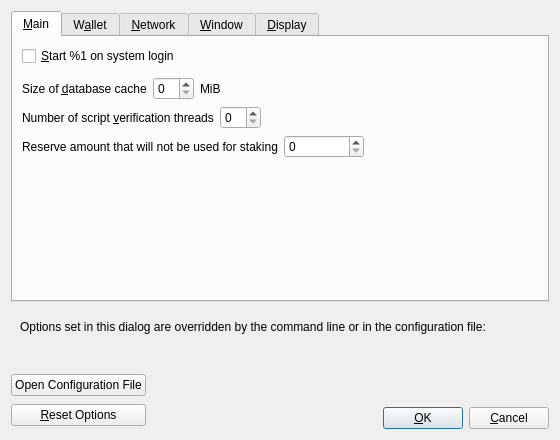
<?xml version="1.0" encoding="UTF-8"?>
<ui version="4.0">
 <class>OptionsDialog</class>
 <widget class="QDialog" name="OptionsDialog">
  <property name="geometry">
   <rect>
    <x>0</x>
    <y>0</y>
    <width>560</width>
    <height>440</height>
   </rect>
  </property>
  <property name="windowTitle">
   <string>Options</string>
  </property>
  <property name="modal">
   <bool>true</bool>
  </property>
  <layout class="QVBoxLayout" name="verticalLayout">
   <item>
    <widget class="QTabWidget" name="tabWidget">
     <property name="currentIndex">
      <number>0</number>
     </property>
     <widget class="QWidget" name="tabMain">
      <attribute name="title">
       <string>&amp;Main</string>
      </attribute>
      <layout class="QVBoxLayout" name="verticalLayout_Main">
       <item>
        <widget class="QCheckBox" name="bitcoinAtStartup">
         <property name="toolTip">
          <string>Automatically start %1 after logging in to the system.</string>
         </property>
         <property name="text">
          <string>&amp;Start %1 on system login</string>
         </property>
        </widget>
       </item>
       <item>
        <spacer name="horizontalSpacer_0_Main">
         <property name="orientation">
          <enum>Qt::Horizontal</enum>
         </property>
         <property name="sizeHint" stdset="0">
          <size>
           <width>40</width>
           <height>5</height>
          </size>
         </property>
        </spacer>
       </item>
       <item>
        <layout class="QHBoxLayout" name="horizontalLayout_2_Main">
         <item>
          <widget class="QLabel" name="databaseCacheLabel">
           <property name="text">
            <string>Size of &amp;database cache</string>
           </property>
           <property name="textFormat">
            <enum>Qt::PlainText</enum>
           </property>
           <property name="buddy">
            <cstring>databaseCache</cstring>
           </property>
          </widget>
         </item>
         <item>
          <widget class="QSpinBox" name="databaseCache"/>
         </item>
         <item>
          <widget class="QLabel" name="databaseCacheUnitLabel">
           <property name="text">
            <string>MiB</string>
           </property>
           <property name="textFormat">
            <enum>Qt::PlainText</enum>
           </property>
          </widget>
         </item>
         <item>
          <spacer name="horizontalSpacer_2_Main">
           <property name="orientation">
            <enum>Qt::Horizontal</enum>
           </property>
           <property name="sizeHint" stdset="0">
            <size>
             <width>40</width>
             <height>20</height>
            </size>
           </property>
          </spacer>
         </item>
        </layout>
       </item>
       <item>
        <layout class="QHBoxLayout" name="horizontalLayout_Main_VerifyLabel">
         <item>
          <widget class="QLabel" name="threadsScriptVerifLabel">
           <property name="text">
            <string>Number of script &amp;verification threads</string>
           </property>
           <property name="textFormat">
            <enum>Qt::PlainText</enum>
           </property>
           <property name="buddy">
            <cstring>threadsScriptVerif</cstring>
           </property>
          </widget>
         </item>
         <item>
          <widget class="QSpinBox" name="threadsScriptVerif">
           <property name="toolTip">
            <string>(0 = auto, &lt;0 = leave that many cores free)</string>
           </property>
          </widget>
         </item>
         <item>
          <spacer name="horizontalSpacer_Main_Threads">
           <property name="orientation">
            <enum>Qt::Horizontal</enum>
           </property>
           <property name="sizeHint" stdset="0">
            <size>
             <width>40</width>
             <height>20</height>
            </size>
           </property>
          </spacer>
         </item>
        </layout>
       </item>
       <item>
        <layout class="QHBoxLayout" name="horizontalLayout_Main_ReserveBalanceLabel">
         <item>
          <widget class="QLabel" name="reserveBalanceLabel">
           <property name="text">
            <string>Reserve amount that will not be used for staking</string>
           </property>
           <property name="textFormat">
            <enum>Qt::PlainText</enum>
           </property>
           <property name="buddy">
            <cstring>reserveBalance</cstring>
           </property>
          </widget>
         </item>
         <item>
          <widget class="BitcoinAmountField" name="reserveBalance">
           <property name="sizePolicy">
             <sizepolicy hsizetype="Fixed" vsizetype="Fixed">
             <horstretch>0</horstretch>
             <verstretch>0</verstretch>
             </sizepolicy>
           </property>
           <property name="minimumSize">
             <size>
             <width>80</width>
             <height>0</height>
             </size>
           </property>
           <property name="maximumSize">
             <size>
             <width>1000</width>
             <height>100</height>
             </size>
           </property>
           <property name="toolTip">
            <string>Reserve amount that will not be used for staking</string>
           </property>
          </widget>
         </item>
         <item>
          <spacer name="horizontalSpacer_Main_ReserveBalance">
           <property name="orientation">
            <enum>Qt::Horizontal</enum>
           </property>
           <property name="sizeHint" stdset="0">
            <size>
             <width>40</width>
             <height>20</height>
            </size>
           </property>
          </spacer>
         </item>
        </layout>
       </item>
       <item>
        <spacer name="verticalSpacer_Main">
         <property name="orientation">
          <enum>Qt::Vertical</enum>
         </property>
         <property name="sizeHint" stdset="0">
          <size>
           <width>20</width>
           <height>40</height>
          </size>
         </property>
        </spacer>
       </item>
      </layout>
     </widget>
     <widget class="QWidget" name="tabWallet">
      <attribute name="title">
       <string>W&amp;allet</string>
      </attribute>
      <layout class="QVBoxLayout" name="verticalLayout_Wallet">
       <item>
        <widget class="QGroupBox" name="groupBox">
         <property name="title">
          <string>Expert</string>
         </property>
         <layout class="QVBoxLayout" name="verticalLayout_2">
          <item>
           <widget class="QCheckBox" name="coinControlFeatures">
            <property name="toolTip">
             <string>Whether to show coin control features or not.</string>
            </property>
            <property name="text">
             <string>Enable coin &amp;control features</string>
            </property>
           </widget>
          </item>
          <item>
           <widget class="QCheckBox" name="spendZeroConfChange">
            <property name="toolTip">
             <string>If you disable the spending of unconfirmed change, the change from a transaction cannot be used until that transaction has at least one confirmation. This also affects how your balance is computed.</string>
            </property>
            <property name="text">
             <string>&amp;Spend unconfirmed change</string>
            </property>
           </widget>
          </item>
         </layout>
        </widget>
       </item>
       <item>
        <widget class="QGroupBox" name="groupBoxHww">
         <property name="title">
          <string>External Signer (e.g. hardware wallet)</string>
         </property>
         <layout class="QVBoxLayout" name="verticalLayoutHww">
           <item>
            <layout class="QHBoxLayout" name="horizontalLayoutHww">
             <item>
              <widget class="QLabel" name="externalSignerPathLabel">
               <property name="text">
                <string>&amp;External signer script path</string>
               </property>
               <property name="buddy">
                <cstring>externalSignerPath</cstring>
               </property>
              </widget>
             </item>
             <item>
              <widget class="QLineEdit" name="externalSignerPath">
                <property name="toolTip">
                  <string>Full path to a USDG compatible script (e.g. C:\Downloads\hwi.exe or /Users/you/Downloads/hwi.py). Beware: malware can steal your coins!</string>
                </property>
              </widget>
             </item>
            </layout>
           </item>
         </layout>
        </widget>
       </item>
       <item>
        <spacer name="verticalSpacer_Wallet">
         <property name="orientation">
          <enum>Qt::Vertical</enum>
         </property>
         <property name="sizeHint" stdset="0">
          <size>
           <width>20</width>
           <height>40</height>
          </size>
         </property>
        </spacer>
       </item>
      </layout>
     </widget>
     <widget class="QWidget" name="tabNetwork">
      <attribute name="title">
       <string>&amp;Network</string>
      </attribute>
      <layout class="QVBoxLayout" name="verticalLayout_Network">
       <item>
        <widget class="QCheckBox" name="mapPortUpnp">
         <property name="toolTip">
          <string>Automatically open the Bitcoin client port on the router. This only works when your router supports UPnP and it is enabled.</string>
         </property>
         <property name="text">
          <string>Map port using &amp;UPnP</string>
         </property>
        </widget>
       </item>
       <item>
        <widget class="QCheckBox" name="mapPortNatpmp">
         <property name="toolTip">
          <string>Automatically open the Bitcoin client port on the router. This only works when your router supports NAT-PMP and it is enabled. The external port could be random.</string>
         </property>
         <property name="text">
          <string>Map port using NA&amp;T-PMP</string>
         </property>
        </widget>
       </item>
       <item>
        <widget class="QCheckBox" name="allowIncoming">
         <property name="toolTip">
          <string>Accept connections from outside.</string>
         </property>
         <property name="text">
          <string>Allow incomin&amp;g connections</string>
         </property>
        </widget>
       </item>
       <item>
        <widget class="QCheckBox" name="connectSocks">
         <property name="toolTip">
          <string>Connect to the Bitcoin network through a SOCKS5 proxy.</string>
         </property>
         <property name="text">
          <string>&amp;Connect through SOCKS5 proxy (default proxy):</string>
         </property>
        </widget>
       </item>
       <item>
        <layout class="QHBoxLayout" name="horizontalLayout_1_Network">
         <item>
          <widget class="QLabel" name="proxyIpLabel">
           <property name="text">
            <string>Proxy &amp;IP:</string>
           </property>
           <property name="textFormat">
            <enum>Qt::PlainText</enum>
           </property>
           <property name="buddy">
            <cstring>proxyIp</cstring>
           </property>
          </widget>
         </item>
         <item>
          <widget class="QValidatedLineEdit" name="proxyIp">
           <property name="minimumSize">
            <size>
             <width>140</width>
             <height>0</height>
            </size>
           </property>
           <property name="maximumSize">
            <size>
             <width>140</width>
             <height>16777215</height>
            </size>
           </property>
           <property name="toolTip">
            <string>IP address of the proxy (e.g. IPv4: 127.0.0.1 / IPv6: ::1)</string>
           </property>
          </widget>
         </item>
         <item>
          <widget class="QLabel" name="proxyPortLabel">
           <property name="text">
            <string>&amp;Port:</string>
           </property>
           <property name="textFormat">
            <enum>Qt::PlainText</enum>
           </property>
           <property name="buddy">
            <cstring>proxyPort</cstring>
           </property>
          </widget>
         </item>
         <item>
          <widget class="QLineEdit" name="proxyPort">
           <property name="minimumSize">
            <size>
             <width>55</width>
             <height>0</height>
            </size>
           </property>
           <property name="maximumSize">
            <size>
             <width>55</width>
             <height>16777215</height>
            </size>
           </property>
           <property name="toolTip">
            <string>Port of the proxy (e.g. 9050)</string>
           </property>
          </widget>
         </item>
         <item>
          <spacer name="horizontalSpacer_1_Network">
           <property name="orientation">
            <enum>Qt::Horizontal</enum>
           </property>
           <property name="sizeHint" stdset="0">
            <size>
             <width>40</width>
             <height>20</height>
            </size>
           </property>
          </spacer>
         </item>
        </layout>
       </item>
       <item>
        <layout class="QHBoxLayout" name="horizontalLayout_2_Network">
         <item>
          <widget class="QLabel" name="proxyActiveNets">
           <property name="text">
            <string>Used for reaching peers via:</string>
           </property>
           <property name="textFormat">
            <enum>Qt::PlainText</enum>
           </property>
          </widget>
         </item>
         <item>
          <widget class="QCheckBox" name="proxyReachIPv4">
           <property name="enabled">
            <bool>false</bool>
           </property>
           <property name="toolTip">
            <string>Shows if the supplied default SOCKS5 proxy is used to reach peers via this network type.</string>
           </property>
           <property name="text">
            <string/>
           </property>
          </widget>
         </item>
         <item>
          <widget class="QLabel" name="proxyReachIPv4Label">
           <property name="text">
            <string>IPv4</string>
           </property>
           <property name="textFormat">
            <enum>Qt::PlainText</enum>
           </property>
          </widget>
         </item>
         <item>
          <widget class="QCheckBox" name="proxyReachIPv6">
           <property name="enabled">
            <bool>false</bool>
           </property>
           <property name="toolTip">
            <string>Shows if the supplied default SOCKS5 proxy is used to reach peers via this network type.</string>
           </property>
           <property name="text">
            <string/>
           </property>
          </widget>
         </item>
         <item>
          <widget class="QLabel" name="proxyReachIPv6Label">
           <property name="text">
            <string>IPv6</string>
           </property>
           <property name="textFormat">
            <enum>Qt::PlainText</enum>
           </property>
          </widget>
         </item>
         <item>
          <widget class="QCheckBox" name="proxyReachTor">
           <property name="enabled">
            <bool>false</bool>
           </property>
           <property name="toolTip">
            <string>Shows if the supplied default SOCKS5 proxy is used to reach peers via this network type.</string>
           </property>
           <property name="text">
            <string/>
           </property>
          </widget>
         </item>
         <item>
          <widget class="QLabel" name="proxyReachTorLabel">
           <property name="text">
            <string>Tor</string>
           </property>
           <property name="textFormat">
            <enum>Qt::PlainText</enum>
           </property>
          </widget>
         </item>
         <item>
          <spacer name="horizontalSpacer_2_Network">
           <property name="orientation">
            <enum>Qt::Horizontal</enum>
           </property>
           <property name="sizeHint" stdset="0">
            <size>
             <width>40</width>
             <height>20</height>
            </size>
           </property>
          </spacer>
         </item>
        </layout>
       </item>
       <item>
        <widget class="QCheckBox" name="connectSocksTor">
         <property name="toolTip">
          <string>Connect to the Bitcoin network through a separate SOCKS5 proxy for Tor onion services.</string>
         </property>
         <property name="text">
          <string>Use separate SOCKS&amp;5 proxy to reach peers via Tor onion services:</string>
         </property>
        </widget>
       </item>
       <item>
        <layout class="QHBoxLayout" name="horizontalLayout_3_Network">
         <item>
          <widget class="QLabel" name="proxyIpTorLabel">
           <property name="text">
            <string>Proxy &amp;IP:</string>
           </property>
           <property name="textFormat">
            <enum>Qt::PlainText</enum>
           </property>
           <property name="buddy">
            <cstring>proxyIpTor</cstring>
           </property>
          </widget>
         </item>
         <item>
          <widget class="QValidatedLineEdit" name="proxyIpTor">
           <property name="minimumSize">
            <size>
             <width>140</width>
             <height>0</height>
            </size>
           </property>
           <property name="maximumSize">
            <size>
             <width>140</width>
             <height>16777215</height>
            </size>
           </property>
           <property name="toolTip">
            <string>IP address of the proxy (e.g. IPv4: 127.0.0.1 / IPv6: ::1)</string>
           </property>
          </widget>
         </item>
         <item>
          <widget class="QLabel" name="proxyPortTorLabel">
           <property name="text">
            <string>&amp;Port:</string>
           </property>
           <property name="textFormat">
            <enum>Qt::PlainText</enum>
           </property>
           <property name="buddy">
            <cstring>proxyPortTor</cstring>
           </property>
          </widget>
         </item>
         <item>
          <widget class="QLineEdit" name="proxyPortTor">
           <property name="minimumSize">
            <size>
             <width>55</width>
             <height>0</height>
            </size>
           </property>
           <property name="maximumSize">
            <size>
             <width>55</width>
             <height>16777215</height>
            </size>
           </property>
           <property name="toolTip">
            <string>Port of the proxy (e.g. 9050)</string>
           </property>
          </widget>
         </item>
         <item>
          <spacer name="horizontalSpacer_4_Network">
           <property name="orientation">
            <enum>Qt::Horizontal</enum>
           </property>
           <property name="sizeHint" stdset="0">
            <size>
             <width>40</width>
             <height>20</height>
            </size>
           </property>
          </spacer>
         </item>
        </layout>
       </item>
       <item>
        <spacer name="verticalSpacer_Network">
         <property name="orientation">
          <enum>Qt::Vertical</enum>
         </property>
         <property name="sizeHint" stdset="0">
          <size>
           <width>20</width>
           <height>40</height>
          </size>
         </property>
        </spacer>
       </item>
      </layout>
     </widget>
     <widget class="QWidget" name="tabWindow">
      <attribute name="title">
       <string>&amp;Window</string>
      </attribute>
      <layout class="QVBoxLayout" name="verticalLayout_Window">
       <item>
        <widget class="QCheckBox" name="showTrayIcon">
         <property name="toolTip">
          <string>Show the icon in the system tray.</string>
         </property>
         <property name="text">
          <string>&amp;Show tray icon</string>
         </property>
         <property name="checked">
          <bool>true</bool>
         </property>
        </widget>
       </item>
       <item>
        <widget class="QCheckBox" name="minimizeToTray">
         <property name="toolTip">
          <string>Show only a tray icon after minimizing the window.</string>
         </property>
         <property name="text">
          <string>&amp;Minimize to the tray instead of the taskbar</string>
         </property>
        </widget>
       </item>
       <item>
        <widget class="QCheckBox" name="minimizeOnClose">
         <property name="toolTip">
          <string>Minimize instead of exit the application when the window is closed. When this option is enabled, the application will be closed only after selecting Exit in the menu.</string>
         </property>
         <property name="text">
          <string>M&amp;inimize on close</string>
         </property>
        </widget>
       </item>
       <item>
        <spacer name="verticalSpacer_Window">
         <property name="orientation">
          <enum>Qt::Vertical</enum>
         </property>
         <property name="sizeHint" stdset="0">
          <size>
           <width>20</width>
           <height>40</height>
          </size>
         </property>
        </spacer>
       </item>
      </layout>
     </widget>
     <widget class="QWidget" name="tabDisplay">
      <attribute name="title">
       <string>&amp;Display</string>
      </attribute>
      <layout class="QVBoxLayout" name="verticalLayout_Display">
       <item>
        <layout class="QHBoxLayout" name="horizontalLayout_1_Display">
         <item>
          <widget class="QLabel" name="langLabel">
           <property name="text">
            <string>User Interface &amp;language:</string>
           </property>
           <property name="textFormat">
            <enum>Qt::PlainText</enum>
           </property>
           <property name="buddy">
            <cstring>lang</cstring>
           </property>
          </widget>
         </item>
         <item>
          <widget class="QValueComboBox" name="lang">
           <property name="toolTip">
            <string>The user interface language can be set here. This setting will take effect after restarting %1.</string>
           </property>
          </widget>
         </item>
        </layout>
       </item>
       <item>
        <layout class="QHBoxLayout" name="horizontalLayout_2_Display">
         <item>
          <widget class="QLabel" name="unitLabel">
           <property name="text">
            <string>&amp;Unit to show amounts in:</string>
           </property>
           <property name="textFormat">
            <enum>Qt::PlainText</enum>
           </property>
           <property name="buddy">
            <cstring>unit</cstring>
           </property>
          </widget>
         </item>
         <item>
          <widget class="QValueComboBox" name="unit">
           <property name="toolTip">
            <string>Choose the default subdivision unit to show in the interface and when sending coins.</string>
           </property>
          </widget>
         </item>
        </layout>
       </item>
       <item>
        <layout class="QHBoxLayout" name="horizontalLayout_3_Display">
         <item>
          <widget class="QLabel" name="thirdPartyTxUrlsLabel">
           <property name="toolTip">
            <string>Third party URLs (e.g. a block explorer) that appear in the transactions tab as context menu items. %s in the URL is replaced by transaction hash. Multiple URLs are separated by vertical bar |.</string>
           </property>
           <property name="text">
            <string>&amp;Third party transaction URLs</string>
           </property>
           <property name="buddy">
            <cstring>thirdPartyTxUrls</cstring>
           </property>
          </widget>
         </item>
         <item>
          <widget class="QLineEdit" name="thirdPartyTxUrls">
           <property name="toolTip">
            <string>Third party URLs (e.g. a block explorer) that appear in the transactions tab as context menu items. %s in the URL is replaced by transaction hash. Multiple URLs are separated by vertical bar |.</string>
           </property>
           <property name="placeholderText">
            <string notr="true">https://example.com/tx/%s</string>
           </property>
          </widget>
         </item>
        </layout>
       </item>
       <item>
        <widget class="QGroupBox" name="font_groupBox">
         <property name="title">
          <string>Monospaced font in the Overview tab:</string>
         </property>
         <layout class="QVBoxLayout" name="font_verticalLayout">
          <item>
           <layout class="QHBoxLayout" name="embeddedFont_horizontalLayout">
            <item>
             <widget class="QRadioButton" name="embeddedFont_radioButton">
              <property name="text">
               <string>embedded &quot;%1&quot;</string>
              </property>
             </widget>
            </item>
            <item>
             <spacer name="embeddedFont_horizontalSpacer">
              <property name="orientation">
               <enum>Qt::Horizontal</enum>
              </property>
              <property name="sizeHint" stdset="0">
               <size>
                <width>40</width>
                <height>20</height>
               </size>
              </property>
             </spacer>
            </item>
            <item>
             <layout class="QVBoxLayout" name="embeddedFont_verticalLayout">
              <item>
               <widget class="QLabel" name="embeddedFont_label_1">
                <property name="text">
                 <string notr="true">111.11111111 BTC</string>
                </property>
               </widget>
              </item>
              <item>
               <widget class="QLabel" name="embeddedFont_label_9">
                <property name="text">
                 <string notr="true">909.09090909 BTC</string>
                </property>
               </widget>
              </item>
             </layout>
            </item>
           </layout>
          </item>
          <item>
           <widget class="Line" name="font_line">
            <property name="orientation">
             <enum>Qt::Horizontal</enum>
            </property>
           </widget>
          </item>
          <item>
           <layout class="QHBoxLayout" name="systemFont_horizontalLayout">
            <item>
             <widget class="QRadioButton" name="systemFont_radioButton">
              <property name="text">
               <string>closest matching &quot;%1&quot;</string>
              </property>
             </widget>
            </item>
            <item>
             <spacer name="systemFont_horizontalSpacer">
              <property name="orientation">
               <enum>Qt::Horizontal</enum>
              </property>
              <property name="sizeHint" stdset="0">
               <size>
                <width>40</width>
                <height>20</height>
               </size>
              </property>
             </spacer>
            </item>
            <item>
             <layout class="QVBoxLayout" name="systemFont_verticalLayout">
              <item>
               <widget class="QLabel" name="systemFont_label_1">
                <property name="text">
                 <string notr="true">111.11111111 BTC</string>
                </property>
               </widget>
              </item>
              <item>
               <widget class="QLabel" name="systemFont_label_9">
                <property name="text">
                 <string notr="true">909.09090909 BTC</string>
                </property>
               </widget>
              </item>
             </layout>
            </item>
           </layout>
          </item>
         </layout>
        </widget>
       </item>
       <item>
        <spacer name="verticalSpacer_Display">
         <property name="orientation">
          <enum>Qt::Vertical</enum>
         </property>
         <property name="sizeHint" stdset="0">
          <size>
           <width>20</width>
           <height>40</height>
          </size>
         </property>
        </spacer>
       </item>
      </layout>
     </widget>
    </widget>
   </item>
   <item>
    <widget class="QFrame" name="frame">
     <layout class="QVBoxLayout" name="verticalLayout_Bottom">
      <item>
       <layout class="QHBoxLayout" name="horizontalLayout_Bottom">
        <item>
         <widget class="QLabel" name="overriddenByCommandLineInfoLabel">
          <property name="text">
           <string>Options set in this dialog are overridden by the command line or in the configuration file:</string>
          </property>
          <property name="textFormat">
           <enum>Qt::PlainText</enum>
          </property>
         </widget>
        </item>
        <item>
         <spacer name="horizontalSpacer_Bottom">
          <property name="orientation">
           <enum>Qt::Horizontal</enum>
          </property>
          <property name="sizeHint" stdset="0">
           <size>
            <width>40</width>
            <height>20</height>
           </size>
          </property>
         </spacer>
        </item>
       </layout>
      </item>
      <item>
       <widget class="QLabel" name="overriddenByCommandLineLabel">
        <property name="text">
         <string/>
        </property>
        <property name="textFormat">
         <enum>Qt::PlainText</enum>
        </property>
        <property name="wordWrap">
         <bool>true</bool>
        </property>
       </widget>
      </item>
     </layout>
    </widget>
   </item>
   <item>
    <layout class="QHBoxLayout" name="horizontalLayout_Buttons">
     <item>
      <layout class="QVBoxLayout" name="verticalLayout_Buttons">
       <item>
        <widget class="QPushButton" name="openBitcoinConfButton">
         <property name="toolTip">
          <string>Open the %1 configuration file from the working directory.</string>
         </property>
         <property name="text">
          <string>Open Configuration File</string>
         </property>
         <property name="autoDefault">
          <bool>false</bool>
         </property>
        </widget>
       </item>
       <item>
        <widget class="QPushButton" name="resetButton">
         <property name="toolTip">
          <string>Reset all client options to default.</string>
         </property>
         <property name="text">
          <string>&amp;Reset Options</string>
         </property>
         <property name="autoDefault">
          <bool>false</bool>
         </property>
        </widget>
       </item>
      </layout>
     </item>
     <item>
      <spacer name="horizontalSpacer_1">
       <property name="orientation">
        <enum>Qt::Horizontal</enum>
       </property>
       <property name="sizeHint" stdset="0">
        <size>
         <width>40</width>
         <height>48</height>
        </size>
       </property>
      </spacer>
     </item>
     <item>
      <widget class="QLabel" name="statusLabel">
       <property name="minimumSize">
        <size>
         <width>200</width>
         <height>0</height>
        </size>
       </property>
       <property name="font">
        <font>
         <weight>75</weight>
         <bold>true</bold>
        </font>
       </property>
       <property name="text">
        <string/>
       </property>
       <property name="textFormat">
        <enum>Qt::PlainText</enum>
       </property>
       <property name="wordWrap">
        <bool>true</bool>
       </property>
      </widget>
     </item>
     <item>
      <spacer name="horizontalSpacer_2">
       <property name="orientation">
        <enum>Qt::Horizontal</enum>
       </property>
       <property name="sizeHint" stdset="0">
        <size>
         <width>40</width>
         <height>48</height>
        </size>
       </property>
      </spacer>
     </item>
     <item>
      <layout class="QVBoxLayout" name="verticalLayout_4">
       <item>
        <spacer name="verticalSpacer">
         <property name="orientation">
          <enum>Qt::Vertical</enum>
         </property>
         <property name="sizeHint" stdset="0">
          <size>
           <width>20</width>
           <height>40</height>
          </size>
         </property>
        </spacer>
       </item>
       <item>
        <layout class="QHBoxLayout" name="horizontalLayout">
         <item>
          <widget class="QPushButton" name="okButton">
           <property name="text">
            <string>&amp;OK</string>
           </property>
           <property name="autoDefault">
            <bool>false</bool>
           </property>
           <property name="default">
            <bool>true</bool>
           </property>
          </widget>
         </item>
         <item>
          <widget class="QPushButton" name="cancelButton">
           <property name="text">
            <string>&amp;Cancel</string>
           </property>
           <property name="autoDefault">
            <bool>false</bool>
           </property>
          </widget>
         </item>
        </layout>
       </item>
      </layout>
     </item>
    </layout>
   </item>
  </layout>
 </widget>
 <customwidgets>
  <customwidget>
   <class>QValidatedLineEdit</class>
   <extends>QLineEdit</extends>
   <header>qt/qvalidatedlineedit.h</header>
  </customwidget>
  <customwidget>
   <class>QValueComboBox</class>
   <extends>QComboBox</extends>
   <header>qt/qvaluecombobox.h</header>
  </customwidget>
  <customwidget>
   <class>BitcoinAmountField</class>
   <extends>QSpinBox</extends>
   <header>qt/bitcoinamountfield.h</header>
  </customwidget>
 </customwidgets>
 <resources/>
 <connections/>
</ui>
